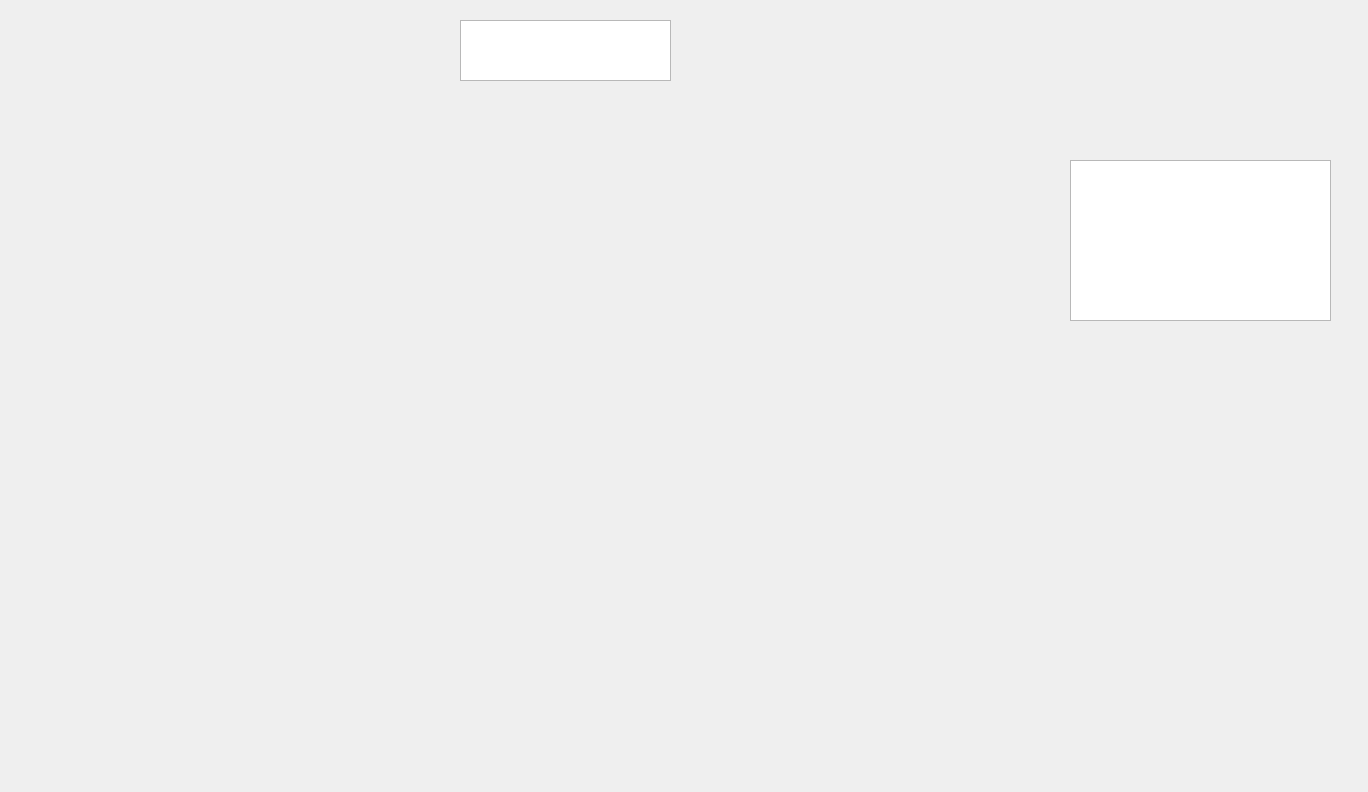
<?xml version="1.0" encoding="UTF-8"?>
<ui version="4.0">
 <class>ShowSharpe</class>
 <widget class="QWidget" name="ShowSharpe">
  <property name="geometry">
   <rect>
    <x>0</x>
    <y>0</y>
    <width>1368</width>
    <height>792</height>
   </rect>
  </property>
  <property name="windowTitle">
   <string>Form</string>
  </property>
  <widget class="QCustomPlot" name="widget" native="true">
   <property name="geometry">
    <rect>
     <x>90</x>
     <y>100</y>
     <width>951</width>
     <height>571</height>
    </rect>
   </property>
  </widget>
  <widget class="QTextBrowser" name="textBrowser">
   <property name="geometry">
    <rect>
     <x>460</x>
     <y>20</y>
     <width>211</width>
     <height>61</height>
    </rect>
   </property>
   <property name="styleSheet">
    <string notr="true">font: 18pt &quot;Arial&quot;;</string>
   </property>
  </widget>
  <widget class="QTextBrowser" name="Sharpe">
   <property name="geometry">
    <rect>
     <x>1070</x>
     <y>160</y>
     <width>261</width>
     <height>161</height>
    </rect>
   </property>
   <property name="styleSheet">
    <string notr="true">font: 10pt &quot;Arial&quot;;
font: 12pt &quot;Arial&quot;;</string>
   </property>
  </widget>
 </widget>
 <customwidgets>
  <customwidget>
   <class>QCustomPlot</class>
   <extends>QWidget</extends>
   <header location="global">qcustomplot.h</header>
   <container>1</container>
  </customwidget>
 </customwidgets>
 <resources/>
 <connections/>
</ui>
